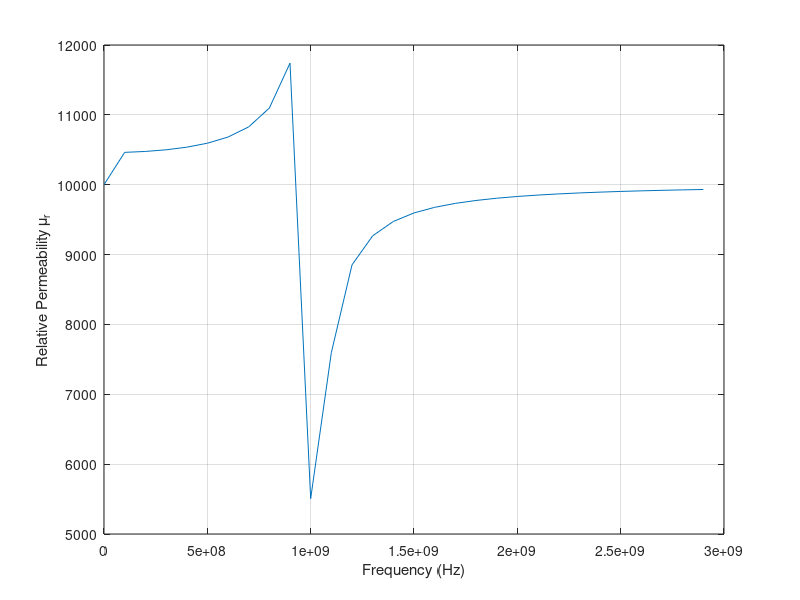

Write the MATLAB code that produced this figure.
clc;clear all;
fi=fopen('Permeability.txt');
l=fgetl(fi);
in=1;
while ischar(l)
%for kj=1:81
    %%disp(l);
    text{in}=l;
    data{in}=sscanf(text{in},'%f %f');
    f(in)=(data{in}(1));
    eps(in)=data{in}(2);
    
    l=fgetl(fi);
    in=in+1;
end

epsr=0.9999;
a0=1e-4;%0.1mm
c0=2.99792458e8;%Speed of Light (m/s)
f0=c0/a0;%3000GHz
t0=1/f0;%0.33e-12 (s)
mu0=4*pi*(1e-7);% (H/m)
eps0=8.854187817e-12;% (F/m)

plot(f(1:30)*f0,eps(1:30));
grid('on')
xlabel('Frequency (Hz)')
ylabel('Relative Permeability \mu_r')
